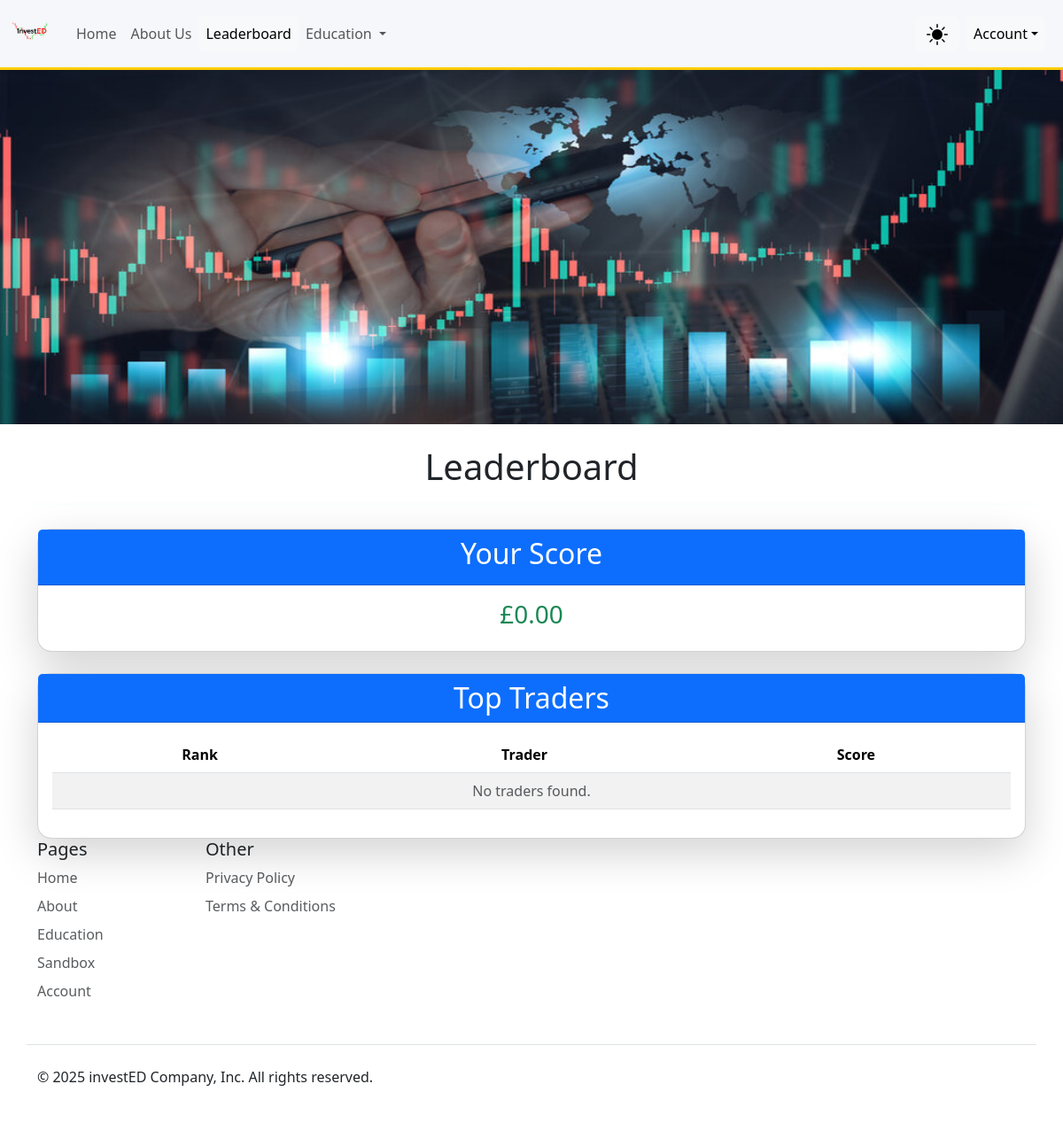
Before: /pages/leaderboard.php with the older database file.
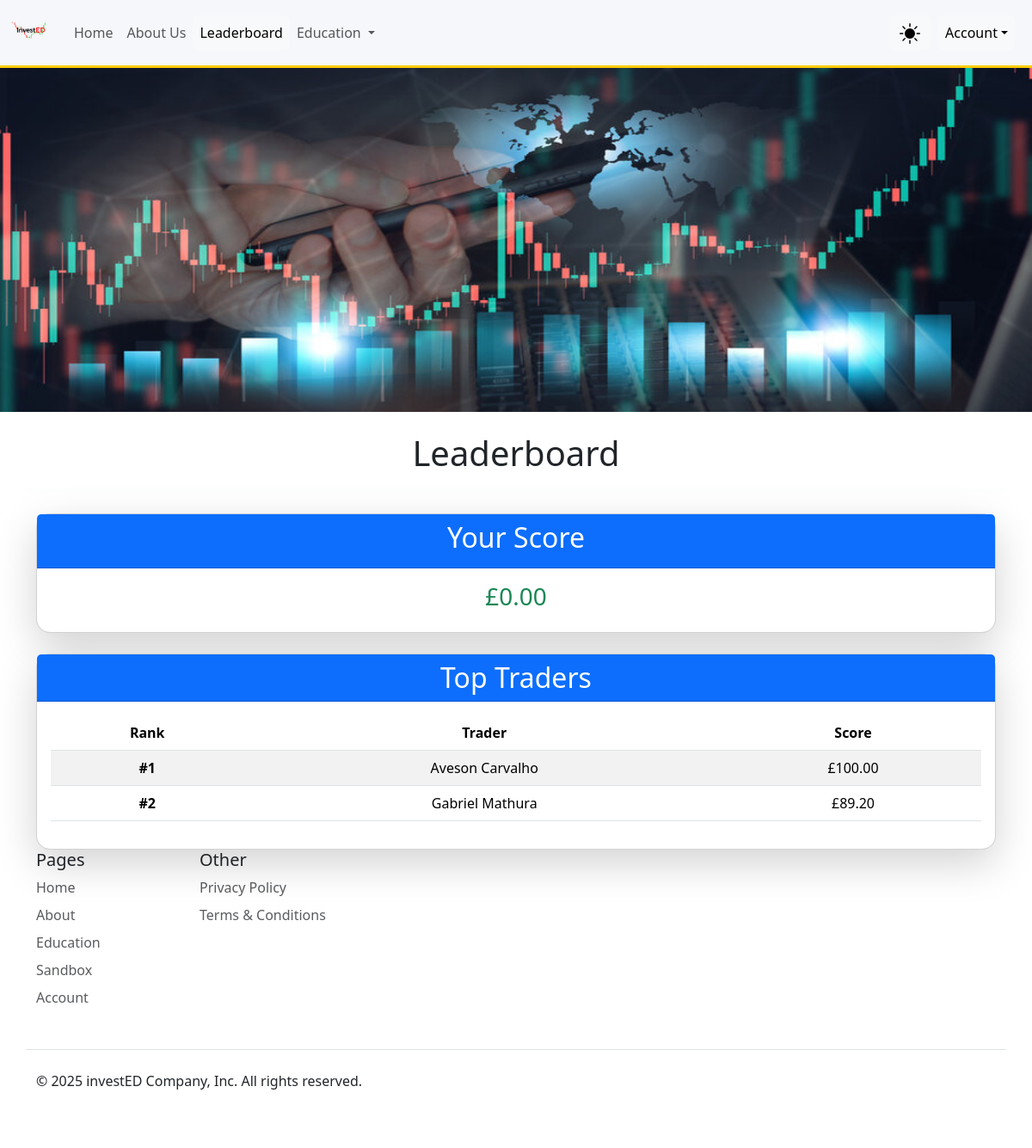
After: the same page with the newer database file.
### tables this page shows
CREATE TABLE `gamification` (
  `leader_id` int(11) NOT NULL,
  `user_id` int(11) NOT NULL,
  `score` double(10,2) NOT NULL,
  `date_and_time` timestamp NOT NULL DEFAULT current_timestamp() ON UPDATE current_timestamp()
);

CREATE TABLE `users` (
  `UserID` int(11) NOT NULL,
  `firstName` varchar(80) NOT NULL,
  `lastName` varchar(80) NOT NULL,
  `email` varchar(80) NOT NULL,
  `password_txt` varchar(80) NOT NULL
);

### include/autoloader.inc.php (called while the page is built, shortened)
<?php
function myAutoLoader($className) {
    $directories = ["class/", "../class/"];
    $extension = ".class.php";
    foreach ($directories as $directory) {
        $fullPath = $directory . $className . $extension;
        if (file_exists($fullPath)) {
            return true;
        }
    }
    return false;
}

### class/dbh.class.php (called while the page is built)
<?php
class Dbh {
    private $host   = 'localhost';
    private $user   = 'root';
    private $password   = '';
    private $dbname = 'invested';
    protected function connect() {
        $pdo = new PDO("mysql:host=$this->host;dbname=$this->dbname", $this->user, $this->password);
        $pdo->setAttribute(PDO::ATTR_DEFAULT_FETCH_MODE, PDO::FETCH_ASSOC);
        return $pdo;
    }
}

### class/leaderboard.class.php (called while the page is built, shortened)
<?php
require_once("dbh.class.php");
class Leaderboard extends Dbh {
    private int $user_id;
    public function __construct(int $user_id = null) {
        $this->user_id = $user_id ?? 0;
    }
    public function getScoreByUserId(): float {
        $stmt = $this->connect()->prepare("SELECT score FROM gamification WHERE user_id = ?");
        $stmt->execute([$this->user_id]);
        $result = $stmt->fetch(PDO::FETCH_ASSOC);
        return $result ? (float)$result["score"] : 0.0;
    }
    public function getLeaderboard(): array {
        $stmt = $this->connect()->prepare("
            SELECT users.firstName, users.lastName, gamification.score
            FROM gamification
            JOIN users ON gamification.user_id = users.UserID
            ORDER BY gamification.score DESC
            LIMIT 10
        ");
        $stmt->execute();
        return $stmt->fetchAll(PDO::FETCH_ASSOC);
    }
}

### pages/leaderboard.php (the view)
<?php
require_once("../include/autoloader.inc.php");
$webpage = new Webpage("Leaderboard - investED", "leaderboard");
$leaderboard = new Leaderboard($_COOKIE["userID"] ?? 0);
$userScore = $leaderboard->getScoreByUserId();
$topPlayers = $leaderboard->getLeaderboard();
require_once("../include/header.inc.php");
?>
<main>
    <img class="d-block mx-auto mb-4 img-fluid w-100" src="../images/hero.jpeg" alt="Leaderboard Hero Image" id="hero">
    <h1 class="text-center">Leaderboard</h1>
    <hr class="container border border-3 border-light rounded" />
    <div class="container mt-4">
        <div class="card shadow-lg rounded-4 mb-4">
            <div class="card-header bg-primary text-white text-center">
                <h2>Your Score</h2>
            </div>
            <div class="card-body text-center">
                <h3 class="text-success">£<?= number_format($userScore, 2); ?></h3>
            </div>
        </div>
        <div class="card shadow-lg rounded-4">
            <div class="card-header text-center bg-primary text-white">
                <h2 class="mb-0">Top Traders</h2>
            </div>
            <div class="card-body">
                <table class="table table-striped text-center">
                    <thead>
                        <tr>
                            <th scope="col">Rank</th>
                            <th scope="col">Trader</th>
                            <th scope="col">Score</th>
                        </tr>
                    </thead>
                    <tbody>
                        <?php
                        if (!empty($topPlayers)):
                            $rank = 1;
                            foreach ($topPlayers as $player): ?>
                                <tr>
                                    <td><strong>#<?= $rank++; ?></strong></td>
                                    <td><?= htmlspecialchars($player["firstName"] . " " . $player["lastName"]); ?></td>
                                    <td>£<?= number_format($player["score"], 2); ?></td>
                                </tr>
                            <?php endforeach; ?>
                        <?php else: ?>
                            <tr>
                                <td colspan="3" class="text-muted">No traders found.</td>
                            </tr>
                        <?php endif; ?>
                    </tbody>
                </table>
            </div>
        </div>
    </div>
</main>
<?php require_once("../include/footer.inc.php"); ?>

### include/header.inc.php (shortened to what this page needs)
<!doctype html>
<html lang="en">
<head>
    <link href="https://cdn.jsdelivr.net/npm/bootstrap@5.3.3/dist/css/bootstrap.min.css" rel="stylesheet">
    <link rel="stylesheet" href="../styles/mystyles.css">
</head>
<body data-bs-theme="light">
    <nav class="navbar navbar-expand-lg bg-body-tertiary nav-pills">
        <div class="container-fluid">
            <img class="navbar-brand" src="../images/logo.png" height="60px" draggable="false" />
            <div class="collapse navbar-collapse" id="navbarSupportedContent">
                <ul class="navbar-nav me-auto mb-2 mb-lg-0 text-center">
                    <li class="nav-item">
                        <a class="nav-link <?php echo $webpage->getActive("home") ?>" href="../index.php">Home</a>
                    </li>
                    <li class="nav-item">
                        <a class="nav-link <?php echo $webpage->getActive("about") ?>" href="../pages/about.php">About Us</a>
                    </li>
                    <li class="nav-item">
                        <a class="nav-link <?php echo $webpage->getActive("leaderboard") ?>" href="../pages/leaderboard.php">Leaderboard</a>
                    </li>
                    <li class="nav-item dropdown">
                        <a class="nav-link dropdown-toggle <?php echo $webpage->getActive("dropdown") ?>" href="#" role="button" data-bs-toggle="dropdown" aria-expanded="false">
                            Education
                        </a>
                    </li>
                </ul>
                <div class="d-flex gap-2 my-1 me-2 d-flex justify-content-center">
                    <button class="btn btn-light" id="themeBtn">
                    </button>
                </div>
                <div class="navbar-nav me-2">
                    <li class="nav-item dropdown text-center">
                        <a class="nav-link dropdown-toggle button text-bg-light" href="#" role="button" data-bs-toggle="dropdown" aria-expanded="false">Account</a>
                    </li>
                </div>
            </div>
        </div>
    </nav>

### include/footer.inc.php (shortened to what this page needs)
<footer class=" container" <?php $webpage->disableFooter() ?>>
    <div class="row d-flex justify-content-start ">
        <div class="col-6 col-md-2 mb-3">
            <h5>Pages</h5>
            <ul class="nav flex-column">
                <li class="nav-item mb-2"><a href="#" class="nav-link p-0 text-muted">Home</a></li>
                <li class="nav-item mb-2"><a href="#" class="nav-link p-0 text-muted">About</a></li>
                <li class="nav-item mb-2"><a href="#" class="nav-link p-0 text-muted">Education</a></li>
                <li class="nav-item mb-2"><a href="#" class="nav-link p-0 text-muted">Sandbox</a></li>
                <li class="nav-item mb-2"><a href="#" class="nav-link p-0 text-muted">Account</a></li>
            </ul>
        </div>
        <div class="col-6 col-md-2 mb-3">
            <h5>Other</h5>
            <ul class="nav flex-column">
                <li class="nav-item mb-2"><a href="#" class="nav-link p-0 text-muted">Privacy
                        Policy</a></li>
                <li class="nav-item mb-2"><a href="#" class="nav-link p-0 text-muted">Terms &
                        Conditions</a></li>
            </ul>
        </div>
        <div class="d-flex flex-column flex-sm-row justify-content-between py-4 my-4 border-top">
            <p>© 2025 investED Company, Inc. All rights reserved.</p>
            <ul class="list-unstyled d-flex">
                <li class="ms-3">
                    <a href="https://facebook.com" target="_blank">
                    </a>
                </li>
                <li class="ms-3">
                    <a href="https://twitter.com" target="_blank">
                        <svg xmlns="http://www.w3.org/2000/svg" width="24" height="24" fill="white"
                            class="bi bi-twitter-x" viewBox="0 0 16 16">
                            <path
                                d="M12.6.75h2.454l-5.36 6.142L16 15.25h-4.937l-3.867-5.07-4.425 5.07H.316l5.733-6.57L0 .75h5.063l3.495 4.633L12.601.75Zm-.86 13.028h1.36L4.323 2.145H2.865z" />
                        </svg>
                    </a>
                </li>
                <li class="ms-3">
                    <a href="https://instagram.com" target="_blank">
                    </a>
                </li>
            </ul>
        </div>
</footer>
</body>
</html>

### class/webpage.class.php (shortened to what this page needs)
<?php
class Webpage {
    private $active;
    public function __construct($title, $active) {
        $this->active = $active;
    }
    public function getActive($type) {
        if ($type == "dropdown") {
            return in_array($this->active, ["education", "sandbox"]) ? 'active text-bg-light' : '';
        }
        return $type == $this->active ? 'active text-bg-light' : '';
    }
    public function disableFooter() {
        echo in_array($this->active, ["account", "profile"]) ? "hidden" : '';
    }
}

### styles/mystyles.css (style rules this page uses)
main { min-height: 100dvh !important; }
#hero { max-width: 100dvw !important; max-height: 50dvh !important; }

Changed rows visible on the page:
added gamification: user.lastName "Aveson Carvalho", score "100.00"
added gamification: user.lastName "Gabriel Mathura", score "89.20"
Other visible differences:
text no longer shown: "No traders found."
